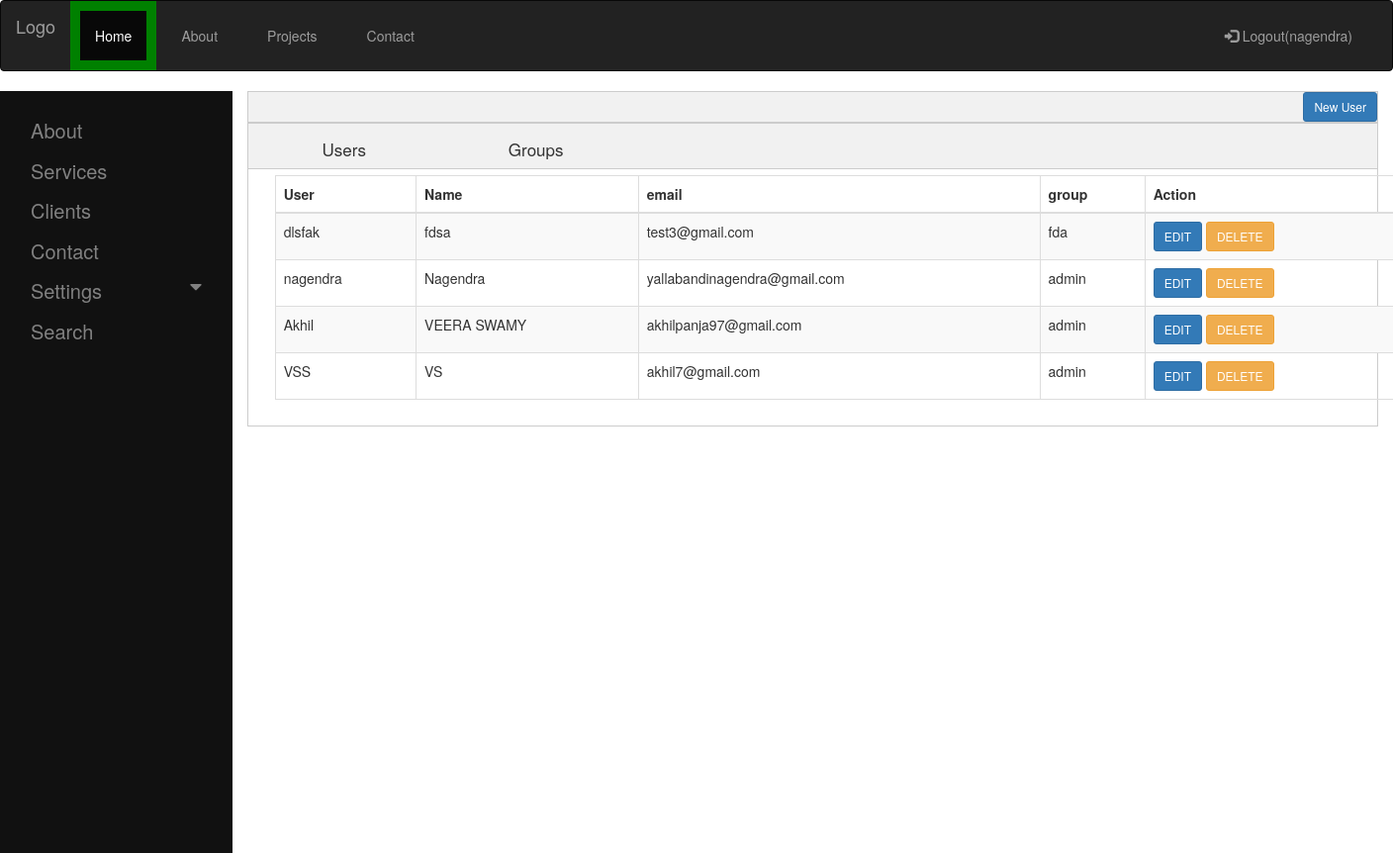
The page /home_page/user (signed in) on the database its author committed.
### users/models.py (models this page shows, shortened)
class UserModelClass(models.Model):
    email = models.EmailField(max_length=50,unique=True)
    first_name = models.CharField(max_length=20)
    last_name = models.CharField(max_length=20)
    phone_regex = RegexValidator(regex=r'^\+?1?\d{10,10}$',
                                 message="Phone number must be entered in the format: '+999999999'. Up to 10 digits allowed.")
    mobile_number = models.CharField(validators=[phone_regex], max_length=10, blank=False,unique=True)
    user_name = models.CharField(max_length=20)
    password = models.CharField(max_length=20)
    group = models.ForeignKey(GroupModelClass,on_delete=models.PROTECT)
    selectedGroup = models.CharField(max_length=50)
    class Meta:
        db_table = 'user_details'

### groupApp/models.py (models this page shows, shortened)
class GroupModelClass(models.Model):
    title = models.CharField(max_length=50)
    description = models.CharField(models.TextField,max_length=100)
    groups = models.CharField(max_length=250)
    class Meta:
        db_table = 'group_details'

### users/views.py (the view, shortened to what this page needs)
# urls.py: url('^home_page/user$',views.user_page,name='user_page'),
def user_page(request):
    userCreationForm = UserCreationForm()
    data = UserModelClass.objects.all()
    return render(request,'user_group_page.html',{'userCreationForm':userCreationForm,'data':data})

### users/models.py (called while the page is built)
    def __str__(self):
        return self.title

### users/templates/user_group_page.html (shortened to what this page needs)
{% extends 'bootstrap_sidebar_pro_template.html' %}
{% load crispy_forms_tags %}
{% block content %}
{% load static %}
<link href="{% static 'css/first_page.css'%}" type="text/css" rel="stylesheet">
<div align="right" class="groove">
   <button type="submit" class="btn btn-primary btn-sm" data-toggle="modal" data-target="#myModal" data-backdrop="static" data-keyboard="false" id="myBtn" >New User</button>
</div>
<link rel="stylesheet" href="https://maxcdn.bootstrapcdn.com/bootstrap/3.3.7/css/bootstrap.min.css">
<div class="tab">
   <button class="tablinks" onclick="openCity(event, 'users'); myfunction();" >Users</button>
   <button class="tablinks" onclick="openCity(event, 'groups'); myfunction2();">Groups</button>
</div>
<link href="https://maxcdn.bootstrapcdn.com/bootstrap/3.3.7/css/bootstrap.min.css" rel="stylesheet"/>
<link href="https://cdnjs.cloudflare.com/ajax/libs/datatables/1.10.12/css/dataTables.bootstrap.min.css" rel="stylesheet"/>
<div id="users" class="tabcontent" style="display:block">
   <form action ="" method = "post" novalidate>
      <div class="container" id="dates" >
         <table id="example" class="table table-striped table-bordered table-hover" cellspacing="0" width="100%">
            <thead>
               <tr>
                  <th>User</th>
                  <th>Name</th>
                  <th>email</th>
                  <th>group</th>
                  <th>Action</th>
               </tr>
            </thead>
            <tbody>
               {% for row in data %}
               <tr>
                  <td>{{row.user_name}}</td>
                  <td>{{row.first_name}}</td>
                  <td>{{row.email}}</td>
                  <td>{{row.group}}</td>
                  <td>
                     <span><a href="/home_page/user/edit/{{ row.id }}" class="btn btn-primary btn-sm">EDIT</a></span>
                     <span><a href="/home_page/user/delete/{{row.id}}" class="delete btn btn-warning btn-sm">DELETE</a></span>
                  </td>
               </tr>
               {% endfor %}
            </tbody>
         </table>
      </div>
   </form>
</div>
{% endblock %}

### users/templates/bootstrap_sidebar_pro_template.html (shortened to what this page needs)
<!DOCTYPE html>
<html lang="en">
<head>
  <link rel="stylesheet" href="https://maxcdn.bootstrapcdn.com/bootstrap/3.3.7/css/bootstrap.min.css">
</head>
<body>
<link rel="stylesheet" href="https://cdnjs.cloudflare.com/ajax/libs/font-awesome/4.7.0/css/font-awesome.min.css">
<nav class="navbar navbar-inverse">
  <div class="container-fluid">
    <div class="navbar-header">
      <a class="navbar-brand" href="#">Logo</a>
    </div>
    <div class="collapse navbar-collapse" id="myNavbar">
      <ul class="nav navbar-nav">
        <li class="active"><a href="#">Home</a></li>
        <li><a href="#">About</a></li>
        <li><a href="#">Projects</a></li>
        <li><a href="#">Contact</a></li>
      </ul>
      <ul class="nav navbar-nav navbar-right">
      {% if request.user.username %}
      <li><a href="{% url 'LogOut' %}"><span class="glyphicon glyphicon-log-in"></span> Logout({{request.user.username}})</a></li>
      {%else%}
      <li><a href="/user_login"><span class="glyphicon glyphicon-log-in"></span> Login</a></li>
      {% endif %}
    </ul>
    </div>
  </div>
</nav>
<div class="container-fluid text-center">
  <div class="row content">
<div class="col-sm-2 sidenav">
  <a href="#about">About</a>
  <a href="#services">Services</a>
  <a href="#clients">Clients</a>
  <a href="#contact">Contact</a>
  <button class="dropdown-btn">Settings
    <i class="fa fa-caret-down"></i>
  </button>
  <a href="#contact">Search</a>
</div>
    <div class="col-sm-10 text-left">
      {% block content %}
      {% endblock %}
    </div>
  </div>
</div>
</body>
</html>

### static/css/first_page.css (style rules this page uses)
body { font-family: Arial; vertical-align : middle; }
.tab { overflow: hidden; border: 1px solid #ccc; background-color: #f1f1f2; }
.tab button { background-color: inherit; float: left; border: none; outline: none; cursor: pointer; padding: 14px 16px; transition: 0.3s; font-size: 17px; }
.tabcontent { display: none; padding: 6px 12px; border: 1px solid #ccc; border-top: none; }
.groove { overflow: hidden; border: 1px solid #ccc; background-color: #f1f1f1; text }
ul { list-style: none; padding: 0px; margin: 0px; }
li { padding: 10px; border: 5px red; display: inline; }
::placeholder { padding:10px; }
.tab { overflow: hidden; border: 1px solid #ccc; background-color: #f1f1f1; }
.tablinks { margin:0px; width: 17%; height: 45px; font-size: 17px; border-style: none; background-color:#eee; overflow: hidden; z-index:0; }

### users/templates/bootstrap_sidebar_pro_template.html (style rules this page uses)
.navbar { margin-bottom: 0; border-radius: 0; }
.row.content { height: 770px }
.sidenav { padding-top: 20px; background-color: #f1f1f1; height: 100%; }
body { font-family: "Lato", sans-serif; }
.sidenav { height: 100%; width: 200px; position: fixed; z-index: 1; top: 0; left: 0; background-color: #111; overflow-x: hidden; padding-top: 20px; }
.sidenav a, .dropdown-btn { padding: 6px 8px 6px 16px; text-decoration: none; font-size: 20px; color: #818181; display: block; border: none; background: none; width: 100%; text-align: left; cursor: pointer; outline: none; }
.active { background-color: green; color: white; }
.fa-caret-down { float: right; padding-right: 8px; }

### rows shown on the page
UserModelClass: user_name "dlsfak", first_name "fdsa", email "test3@gmail.com", group "fda"
UserModelClass: user_name "nagendra", first_name "Nagendra", email "yallabandinagendra@gmail.com", group "admin"
UserModelClass: user_name "Akhil", first_name "VEERA SWAMY", email "akhilpanja97@gmail.com", group "admin"
UserModelClass: user_name "VSS", first_name "VS", email "akhil7@gmail.com", group "admin"

### other values the page prints
{{ request.user.username }} "nagendra"
